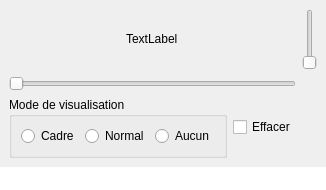
<?xml version="1.0" encoding="UTF-8"?>
<ui version="4.0">
 <class>FDessiner</class>
 <widget class="QMainWindow" name="FDessiner">
  <property name="geometry">
   <rect>
    <x>0</x>
    <y>0</y>
    <width>305</width>
    <height>190</height>
   </rect>
  </property>
  <property name="windowTitle">
   <string>Dessins</string>
  </property>
  <widget class="QWidget" name="centralwidget">
   <layout class="QGridLayout" name="gridLayout" rowstretch="80,5,15">
    <item row="0" column="1">
     <widget class="QSlider" name="verticalSlider">
      <property name="toolTip">
       <string>&lt;html&gt;&lt;head/&gt;&lt;body&gt;&lt;p&gt;Permet de zoomer selon l'axe Y : &lt;span style=&quot; font-weight:600; font-style:italic;&quot;&gt;operation visible lorsque le mode &amp;quot;Normal&amp;quot; est selectionne.&lt;/span&gt;&lt;/p&gt;&lt;/body&gt;&lt;/html&gt;</string>
      </property>
      <property name="orientation">
       <enum>Qt::Vertical</enum>
      </property>
     </widget>
    </item>
    <item row="0" column="0" alignment="Qt::AlignHCenter|Qt::AlignVCenter">
     <widget class="QLabel" name="LabDessin">
      <property name="text">
       <string>TextLabel</string>
      </property>
     </widget>
    </item>
    <item row="2" column="0">
     <layout class="QHBoxLayout" name="HLayActions" stretch="80,20">
      <item>
       <widget class="QGroupBox" name="GrpVisu">
        <property name="title">
         <string>Mode de visualisation</string>
        </property>
        <layout class="QHBoxLayout" name="horizontalLayout_2">
         <item>
          <widget class="QRadioButton" name="RadCadre">
           <property name="toolTip">
            <string>&lt;html&gt;&lt;head/&gt;&lt;body&gt;&lt;p&gt;Permet d'afficher l'ensemble des courbes de maniere a occuper toutes la zone graphique.&lt;/p&gt;&lt;/body&gt;&lt;/html&gt;</string>
           </property>
           <property name="text">
            <string>Cadre</string>
           </property>
          </widget>
         </item>
         <item>
          <widget class="QRadioButton" name="RadNormal">
           <property name="toolTip">
            <string>&lt;html&gt;&lt;head/&gt;&lt;body&gt;&lt;p&gt;Permet d'afficher l'ensemble des courbes en conservant leurs dimensions initiales.&lt;/p&gt;&lt;/body&gt;&lt;/html&gt;</string>
           </property>
           <property name="text">
            <string>Normal</string>
           </property>
          </widget>
         </item>
         <item>
          <widget class="QRadioButton" name="RadAucun">
           <property name="text">
            <string>Aucun</string>
           </property>
          </widget>
         </item>
        </layout>
       </widget>
      </item>
      <item>
       <widget class="QCheckBox" name="ChkEffacer">
        <property name="toolTip">
         <string>&lt;html&gt;&lt;head/&gt;&lt;body&gt;&lt;p&gt;Peremt de valider ou devalider l'affacement de la zone graphique lors de chaque action de dessin.&lt;/p&gt;&lt;/body&gt;&lt;/html&gt;</string>
        </property>
        <property name="text">
         <string>Effacer</string>
        </property>
       </widget>
      </item>
     </layout>
    </item>
    <item row="1" column="0">
     <widget class="QSlider" name="horizontalSlider">
      <property name="toolTip">
       <string>&lt;html&gt;&lt;head/&gt;&lt;body&gt;&lt;p&gt;Permet de zoomer selon l'axe X : &lt;span style=&quot; font-weight:600; font-style:italic;&quot;&gt;operation visible lorsque le mode &amp;quot;Normal&amp;quot; est selectionne.&lt;/span&gt;&lt;/p&gt;&lt;/body&gt;&lt;/html&gt;</string>
      </property>
      <property name="orientation">
       <enum>Qt::Horizontal</enum>
      </property>
     </widget>
    </item>
   </layout>
  </widget>
  <widget class="QStatusBar" name="statusBar">
   <property name="font">
    <font>
     <pointsize>11</pointsize>
     <weight>75</weight>
     <italic>true</italic>
     <bold>true</bold>
    </font>
   </property>
   <property name="styleSheet">
    <string notr="true">background-color: rgb(255, 255, 255);
color: rgb(255, 0, 255);</string>
   </property>
  </widget>
 </widget>
 <resources/>
 <connections/>
</ui>
